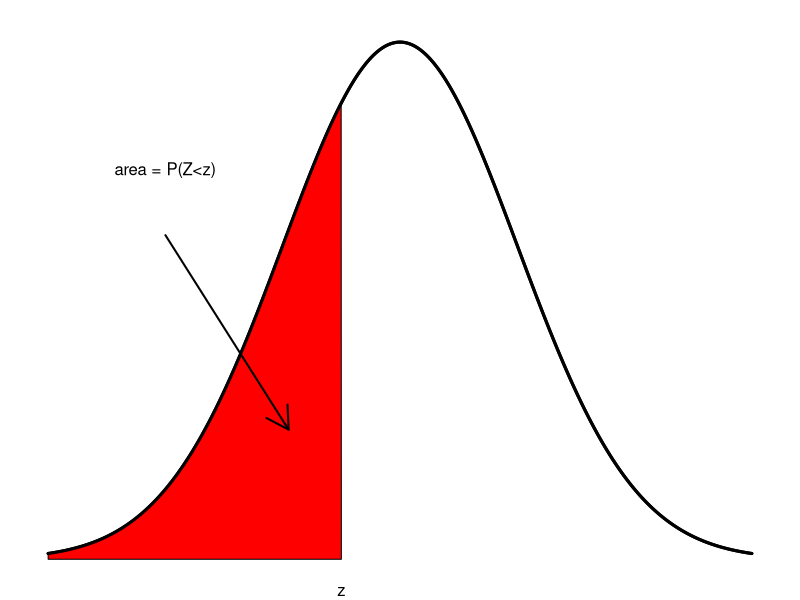

Recreate this plot in R.

pdf("zneg.pdf", width=4, height=1.0)
par(mar=c(1,1,1,1))
xs = seq(-3,3,length=1000)

ys = dnorm(xs)

plot(xs, ys, 'l',xlim = c(-3,3), ylim = c(0,0.4),
     ann=FALSE,xaxt="n",yaxt="n",
     lwd=3,bty='n')
mtext("z",side=1,at=-0.5)
#mtext(c("-3","-2","-1","0","1","2","3"),side=1,at=-3:3)
#mtext(c("-3","0","3"),side=1,at=c(-3,0,3))
polygon(c(xs[xs<=-0.5], -0.5, -3),c(ys[xs<=-0.5], 0, 0), col="red")

lines(xs, ys, 'l', lwd=3)

arrows(-2,0.25,-0.95,0.1,lwd=2,code=2)
text(-2.0,0.3,label="area = P(Z<z)")
